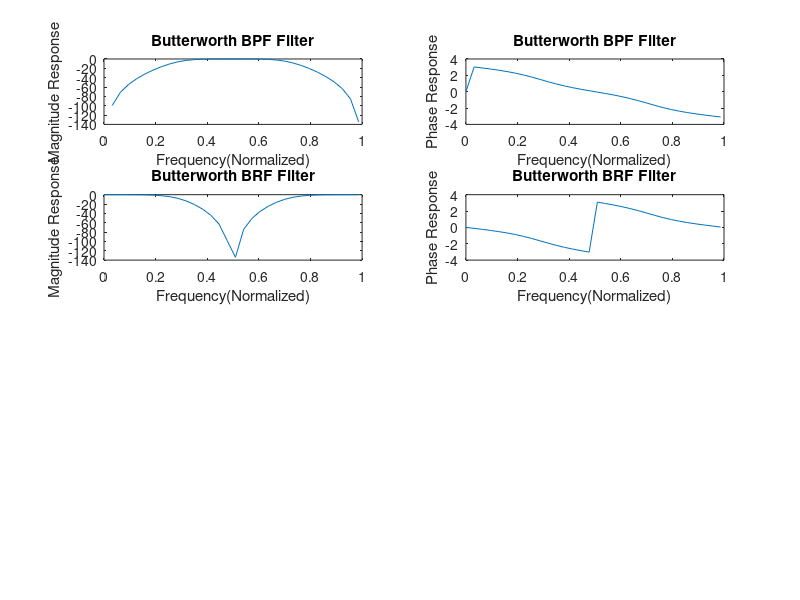

Reproduce this figure in MATLAB.
s=20;
p=2;
wp=[0.3 0.7];
ws=[0.1 0.9];
w=0:0.1:pi;
[N,wn]=buttord(wp,ws,p,s);
[b,a]=butter(N,wn);
[p,ph]=freqz(b,a,w);
P=20*log(abs(p));
subplot(4,2,1)
plot(w/pi,P)
hold on
xlabel("Frequency(Normalized)")
ylabel("Magnitude Response")
title("Butterworth BPF Filter")
subplot(4,2,2)
plot(w/pi,angle(p))
xlabel("Frequency(Normalized)")
ylabel("Phase Response")
title("Butterworth BPF Filter")
[b,a]=butter(N,wn,'stop');
[p,ph]=freqz(b,a,w);
P=20*log(abs(p));
subplot(4,2,3)
plot(w/pi,P)
hold on
xlabel("Frequency(Normalized)")
ylabel("Magnitude Response")
title("Butterworth BRF Filter")
subplot(4,2,4)
plot(w/pi,angle(p))
xlabel("Frequency(Normalized)")
ylabel("Phase Response")
title("Butterworth BRF Filter")
